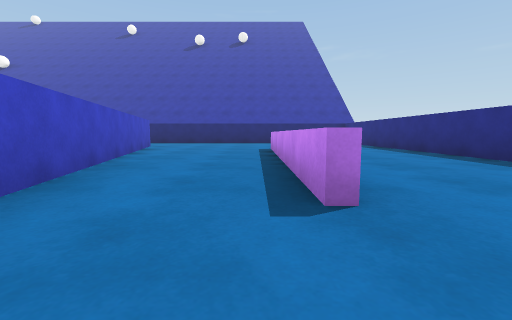
View 1 (above)

24 first-person views from a walk through a Unity game level. The camera is 0.47 m above the floor, tilts 6° down and sees 90° across. The floor is counted in squares, 1 m on a side. Each view is taken from the middle of a square. On the plan, view 1 faces up. The plan holds only what a view shows up to about 9 squares ahead; the rest is blank. The place goes on beyond the plan. The player is left out. Surface patterns are stand-ins for the level's own textures.

View 2
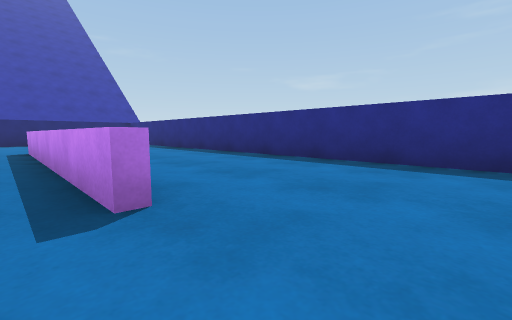

View 3
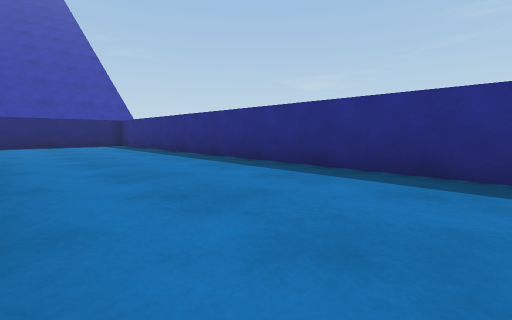

View 4
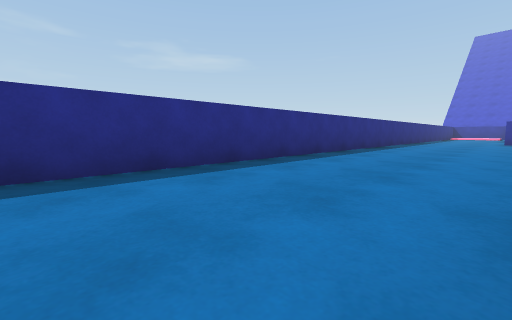

View 5
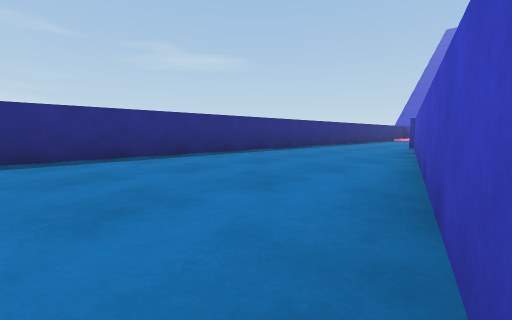

View 6
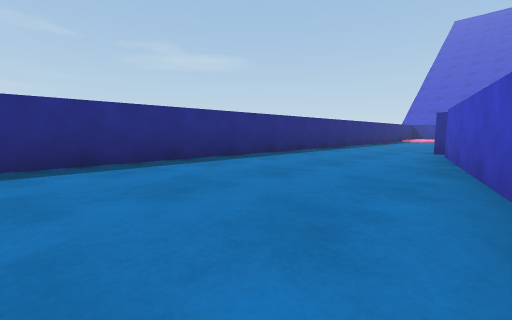

View 7
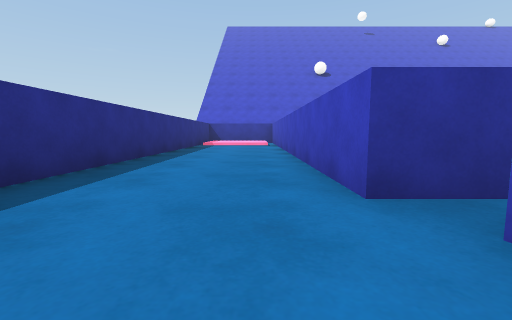

View 8
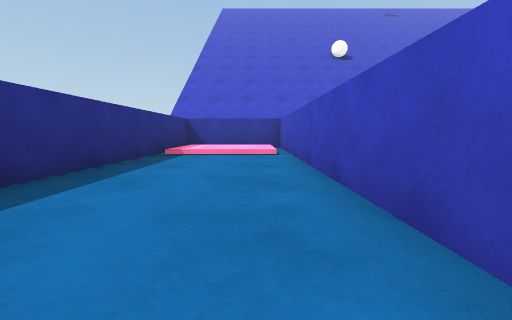

View 9
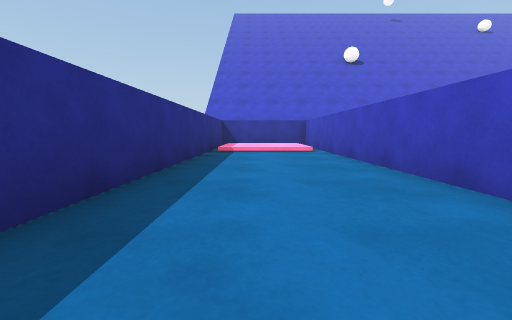

View 10
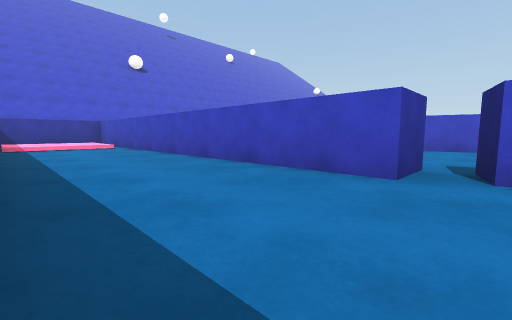

View 11
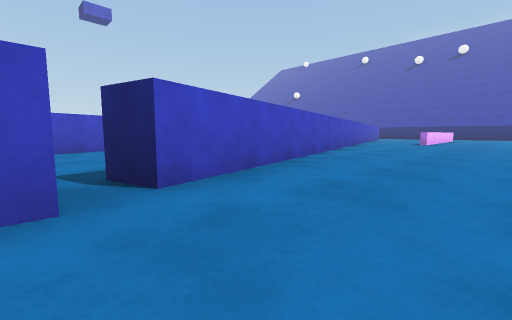

View 12
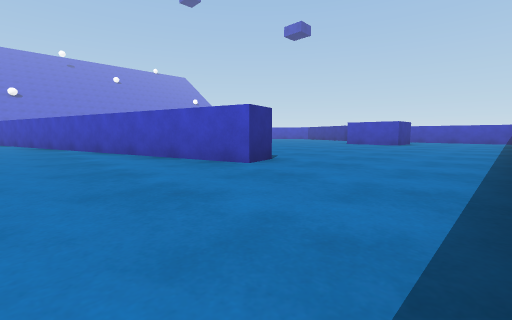

View 13
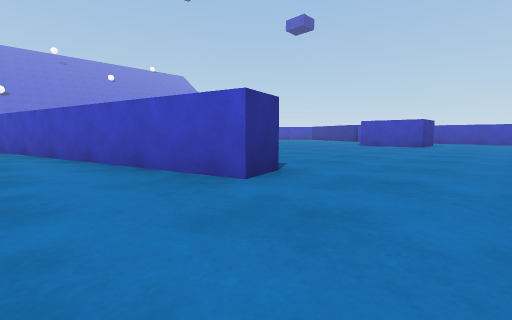

View 14
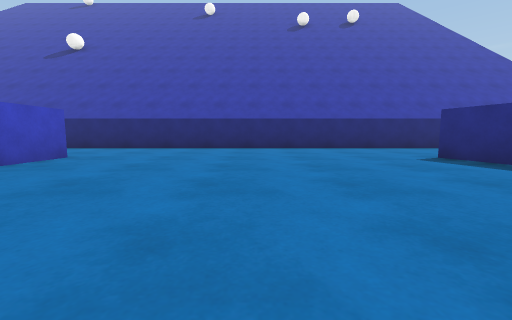

View 15
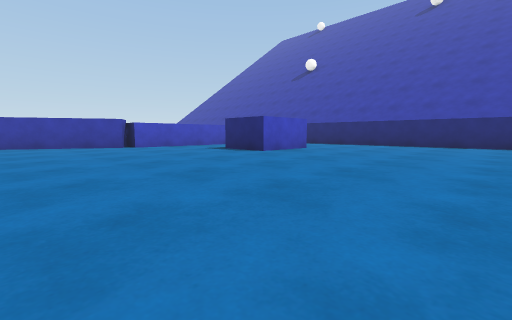

View 16
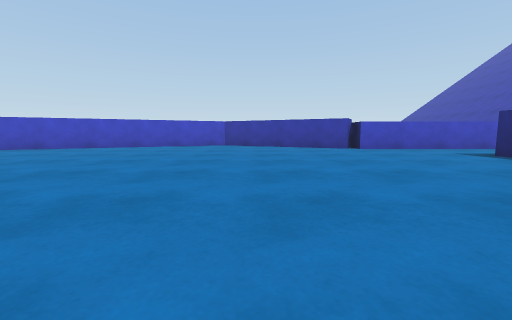

View 17
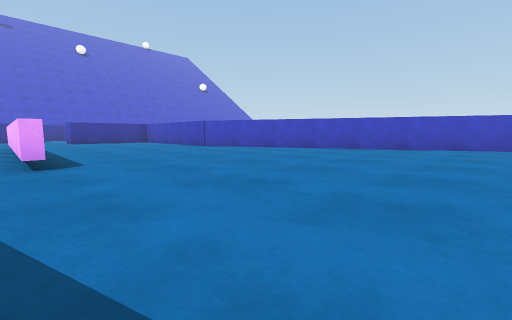

View 18
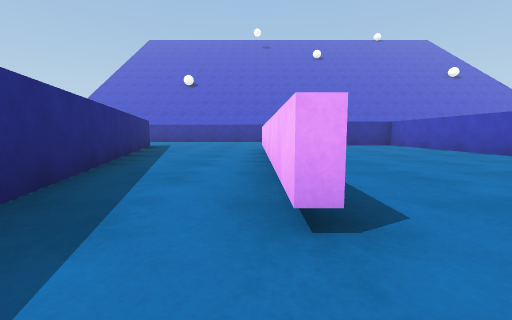

View 19
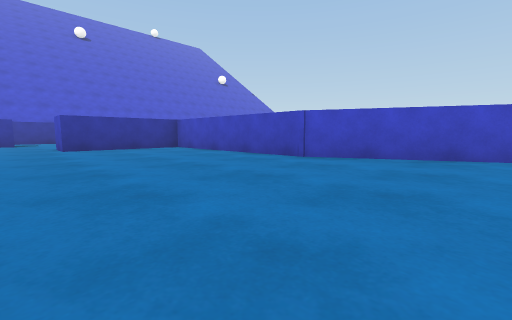

View 20
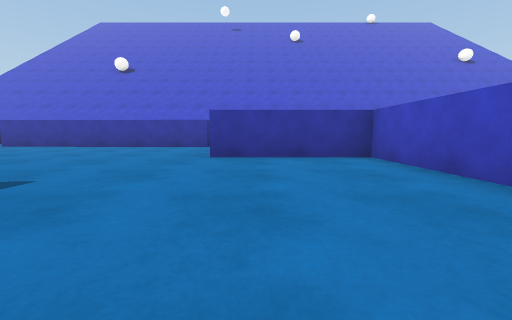

View 21
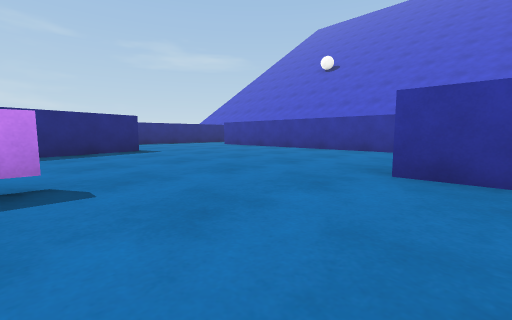

View 22
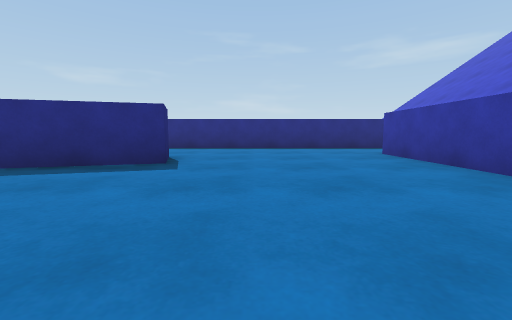

View 23
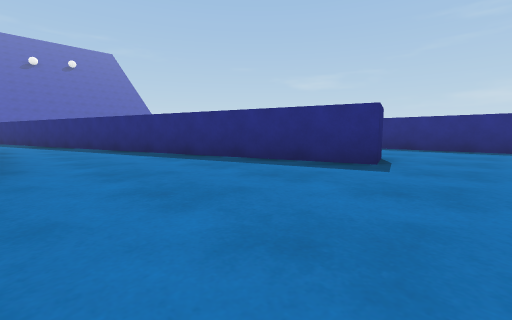

View 24
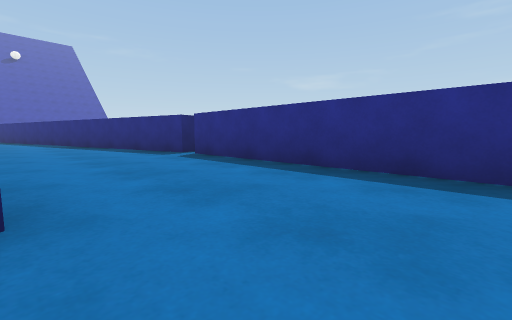

### Floor plan
Points are (right, up) in squares from view 1. A wall is a line through its corners. A room is listed if a view was taken in it or the views show most of it. See-through windows are left out.
Room 1 (views 1, 2, 3, 4, 5, 6, 7, 8, 9, 10, 11, 12, 13)
walls: (0.2, -9.8) (1.2, -9.8) (1.2, -20.2) (4.2, -20.2) (4.2, 11.6); (-3.7, 9.1) (0.9, -9.1); (3.6, 12.2) (0, 12.2)
ways out: opening at (-3.3, 11) to room 2
Room 2 (views 14, 15, 16, 17, 18, 19, 20, 21, 22, 23, 24)
walls: (-8.2, -5) (-8.2, -10.1); (-4.5, -8) (-3.8, -10.6); (-17.1, -0.9) (-13.3, -9) (-13.3, -14) (-10.1, -14) (-10.1, -15); (0.9, -9.1) (0.2, -9.3) (-1.2, -3.9); (-15.6, 5.1) (-17.2, 2); (-4.2, 7.7) (-4.5, 8.9) (-3.7, 9.1); (-3, -13.3) (-4, -13.6) (-7, -3.1); (-15.6, 9.2) (-15.6, 5.1) (-16.4, 5.1) (-15.7, 4.7); (-8.4, -17.7) (-2.2, -17.9); (-2.1, 12.2) (-14.1, 12.2); (0.2, -19.1) (0.2, -9.8)
ways out: opening at (-3.3, 11) to room 1; opening at (-10, -16.7)
objects: block (-13, 7) to (-12, 9)

Where each view was taken, in squares from view 1:
view 1: 0 up, 0 right, facing up
view 2: 0 up, 0 right, facing up-right
view 3: 2 up, 1 right, facing up-right
view 4: 4 up, 1 right, facing down-right
view 5: 1 down, 1 left, facing down-right
view 6: 3 down, 0 right, facing down-right
view 7: 8 down, 2 right, facing down
view 8: 12 down, 2 right, facing down
view 9: 11 down, 3 right, facing down
view 10: 9 down, 4 right, facing down-left
view 11: 10 down, 3 right, facing up-left
view 12: 12 up, 1 left, facing down-left
view 13: 11 up, 2 left, facing down-left
view 14: 4 up, 8 left, facing up
view 15: 2 up, 7 left, facing up-left
view 16: 2 up, 8 left, facing left
view 17: 1 down, 8 left, facing down-left
view 18: 4 down, 8 left, facing down
view 19: 6 down, 9 left, facing down-left
view 20: 9 down, 11 left, facing down
view 21: 11 down, 11 left, facing down-right
view 22: 15 down, 8 left, facing right
view 23: 15 down, 8 left, facing up-right
view 24: 15 down, 3 left, facing up-right
